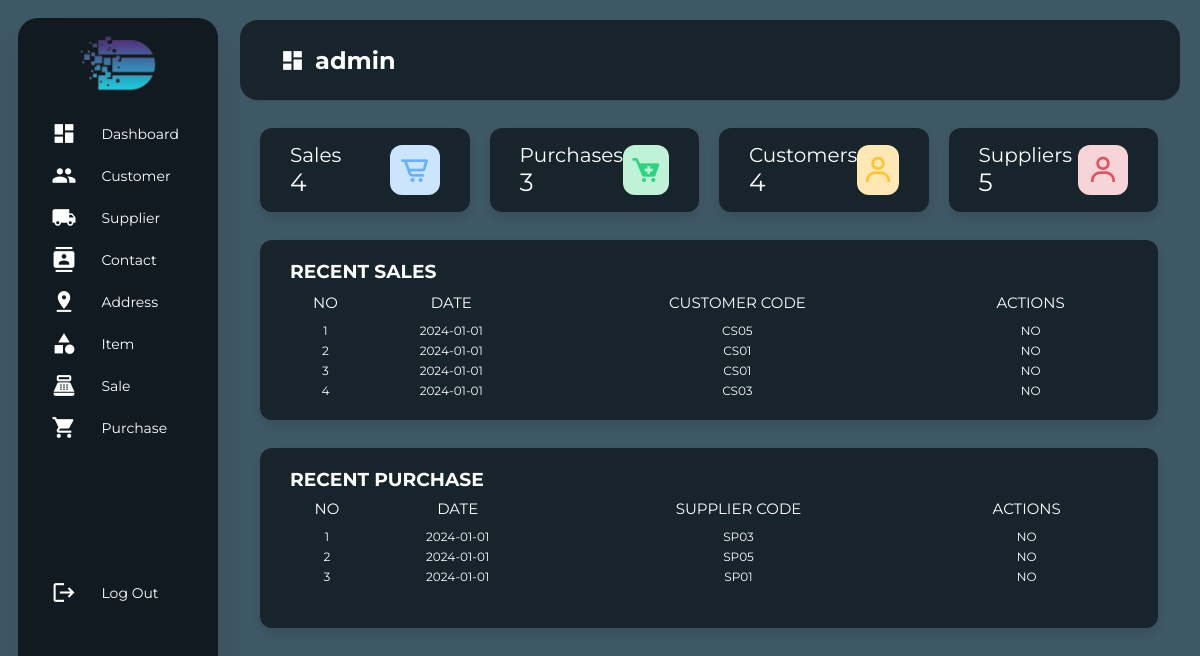
The app's page /view/viewDashboard.php (signed in) with its own data.
### tables this page shows
CREATE TABLE sale (
    id INT AUTO_INCREMENT PRIMARY KEY,
    tgl_sale DATE NOT NULL,
    customer_code VARCHAR(100) NOT NULL,
    FOREIGN KEY (customer_code) REFERENCES customer(code)
) ENGINE InnoDB;

CREATE TABLE purchase (
    id INT AUTO_INCREMENT PRIMARY KEY,
    tgl_purchase DATE NOT NULL,
    supplier_code VARCHAR(100) NOT NULL,
    FOREIGN KEY (supplier_code) REFERENCES supplier(code)
) ENGINE InnoDB;

### repository/getAllData.php (called while the page is built, shortened)
<?php
function getTotalSales()
{
    $connection = getConnection();
    $sql = "SELECT COUNT(*) AS total_sales FROM sale;";
    $result = $connection->query($sql);
    if ($result) {
        $row = $result->fetch();
        return $row ? $row['total_sales'] : 0;
    } else {
        return false;
    }
}
function getTotalPurchase()
{
    $connection = getConnection();
    $sql = "SELECT COUNT(*) AS total_purchase FROM purchase;";
    $result = $connection->query($sql);
    if ($result) {
        $row = $result->fetch();
        return $row ? $row['total_purchase'] : 0;
    } else {
        return false;
    }
}
function getTotalCustomer()
{
    $connection = getConnection();
    $sql = "SELECT COUNT(*) AS total_customer FROM customer";
    $result = $connection->query($sql);
    if ($result) {
        $row = $result->fetch();
        return $row ? $row['total_customer'] : 0;
    } else {
        return false;
    }
}
function getTotalSupplier()
{
    $connection = getConnection();
    $sql = "SELECT COUNT(*) AS total_supplier FROM supplier";
    $result = $connection->query($sql);
    if ($result) {
        $row = $result->fetch();
        return $row ? $row['total_supplier'] : 0;
    } else {
        return false;
    }
}
function getRecentSale():array
{
    $connection = getConnection();
    $sql = "SELECT * FROM sale ORDER BY id DESC LIMIT 4;";
    $result = $connection->query($sql);
    $array = [];
    while ($row = $result->fetch()) {
        $saleData = [
            'id' => $row['id'],
            'tgl_sale' => $row['tgl_sale'],
            'customer_code' => $row['customer_code']
        ];
        $array[] = $saleData;
    }
    return $array;
}
function getRecentPurchase():array
{
    $connection = getConnection();
    $sql = "SELECT * FROM purchase ORDER BY id DESC LIMIT 4;";
    $result = $connection->query($sql);
    $array = [];
    while ($row = $result->fetch()) {
        $saleData = [
            'id' => $row['id'],
            'tgl_purchase' => $row['tgl_purchase'],
            'supplier_code' => $row['supplier_code']
        ];
        $array[] = $saleData;
    }
    return $array;
}

### view/viewDashboard.php (the view, shortened to what this page needs)
<?php
require_once "../repository/getAllData.php";
$totalSales = getTotalSales();
$totalPurchase = getTotalPurchase();
$totalCustomer = getTotalCustomer();
$totalSupplier = getTotalSupplier();
$dataSale = getRecentSale();
$dataPurchase = getRecentPurchase();
?>
<!DOCTYPE html>
    <html lang="en">
    <head>
        <link rel="stylesheet" href="../assets/style/styleDashboard.css">
        <link href='https://unpkg.com/boxicons@2.0.7/css/boxicons.min.css' rel='stylesheet'>
    </head>
    <body>
        <div class="container">
            <div class="navigation">
                <nav class="sidebar">
                    <ul>
                        <li class="logo_app">
                            <img class="text_logo" src="../assets/image/logo.png" alt="text_logo">
                        </li>
                        <li>
                            <a href="viewDashboard.php">
                                <span class="material-icons">dashboard</span>
                                <span class="nav-name">Dashboard</span>
                            </a>
                        </li>
                        <li>
                            <a href="viewCustomer.php">
                                <span class="material-icons">people</span>
                                <span class="nav-name">Customer</span>
                            </a>
                        </li>
                        <li>
                            <a href="viewSupplier.php">
                                <span class="material-icons">local_shipping</span>
                                <span class="nav-name">Supplier</span>
                            </a>
                        </li>
                        <li>
                            <a href="viewContact.php">
                                <span class="material-icons">contacts</span>
                                <span class="nav-name">Contact</span>
                            </a>
                        </li>
                        <li>
                            <a href="viewAddress.php">
                                <span class="material-icons">pin_drop</span>
                                <span class="nav-name">Address</span>
                            </a>
                        </li>
                        <li>
                            <a href="viewItem.php">
                                <span class="material-icons">category</span>
                                <span class="nav-name">Item</span>
                            </a>
                        </li>
                        <li>
                            <a href="viewSale.php">
                                <span class="material-icons">point_of_sale</span>
                                <span class="nav-name">Sale</span>
                            </a>
                        </li>
                        <li>
                            <a href="viewPurchase.php">
                                <span class="material-icons">shopping_cart</span>
                                <span class="nav-name">Purchase</span>
                            </a>
                        </li>
                        <li>
                            <a href="../repository/logOut.php" class="btn-logout">
                                <span class="material-icons">logout</span>
                                <span class="nav-name">Log Out</span>
                            </a>
                        </li>
                    </ul>
                </nav>
            </div>
            <div class="content-container">
                <section class="home-section">
                    <nav>
                        <div class="sidebar-button">
                            <span class="material-icons">dashboard</span>
                            <span class="dashboard"><?=$_SESSION['username']?></span>
                        </div>
                    </nav>
                    <div class="home-content">
                        <div class="overview-boxes">
                            <div class="box">
                                <div class="right-side">
                                    <div class="box-topic">Sales</div>
                                    <div class="number"><?php echo $totalSales ?></div>
                                </div>
                                    <i class='bx bx-cart-alt cart one'></i>
                            </div>
                            <div class="box">
                                <div class="right-side">
                                    <div class="box-topic">Purchases</div>
                                    <div class="number"><?php echo $totalPurchase ?></div>
                                </div>
                                <i class='bx bxs-cart-add cart two' ></i>
                            </div>
                            <div class="box">
                                <div class="right-side">
                                    <div class="box-topic">Customers</div>
                                    <div class="number"><?php echo $totalCustomer ?></div>
                                </div>
                                <i class='bx bx-user cart three' ></i>
                            </div>
                            <div class="box">
                                <div class="right-side">
                                    <div class="box-topic">Suppliers</div>
                                    <div class="number"><?php echo $totalSupplier ?></div>
                                </div>
                                <i class='bx bx-user cart four' ></i>
                            </div>
                        </div>
                        <div class="sales-boxes">
                            <h3>RECENT SALES</h3>
                            <div class="table-wrapper">
                                <table>
                                    <tr>
                                        <th>NO</th>
                                        <th>DATE</th>
                                        <th>CUSTOMER CODE</th>
                                        <th>ACTIONS</th>
                                    </tr>
                                    <?php
                                    $counter = 1;
                                    foreach ($dataSale as $sale) { ?>
                                        <tr>
                                            <td><?= $counter ?></td>
                                            <td><?= $sale['tgl_sale'] ?></td>
                                            <td><?= $sale['customer_code']?></td>
                                            <td>NO</td>
                                        </tr>
                                        <?php $counter++;
                                    } ?>
                                </table>
                            </div>
                        </div>
                        <div class="purchase-boxes">
                            <h3>RECENT PURCHASE</h3>
                            <div class="table-wrapper">
                                <table>
                                    <tr>
                                        <th>NO</th>
                                        <th>DATE</th>
                                        <th>SUPPLIER CODE</th>
                                        <th>ACTIONS</th>
                                    </tr>
                                    <?php
                                    $counter = 1;
                                    foreach ($dataPurchase as $purchase) { ?>
                                        <tr>
                                            <td><?= $counter ?></td>
                                            <td><?= $purchase['tgl_purchase'] ?></td>
                                            <td><?= $purchase['supplier_code']?></td>
                                            <td>NO</td>
                                        </tr>
                                        <?php $counter++;
                                    } ?>
                                </table>
                            </div>
                        </div>
                    </div>
                </section>
            </div>
        </div>
    </body>
</html>

### assets/style/styleDashboard.css (style rules this page uses)
* { margin: 0; padding: 0; outline: none; border: none; text-decoration: none; box-sizing: border-box; font-family: 'Montserrat', Arial, sans-serif; }
html, body { height: 100%; background-color: #3F5865; margin: 0; color: white; }
.container { display: flex; height: 100%; overflow: hidden; }
.sidebar { height: 94.5%; width: 200px; overflow: hidden; box-shadow: 0 20px 35px rgba(0, 0, 0, 0.1); margin: 18px; border-radius: 20px; background-color: #111A20; position: fixed; }
.logo_app { display: flex; justify-content: center; }
.text_logo { padding-top: 15px; padding-bottom: 15px; width: 40%; height: 40%; }
a { color: white; font-size: 14px; display: flex; padding: 5px; margin: 7px 12px; align-items: center; }
.material-icons { font-size: 25px !important; margin-left: 10%; color: white; }
li .nav-name { margin-left: 15%; text-align: left; }
.content-container { flex: 1; margin: 10px 15px 10px 0; }
.home-section { position: relative; background: #3F5865; min-height: 100vh; width: calc(100% - 240px); left: 240px; transition: all 0.5s ease; }
.home-section nav { display: flex; justify-content: space-between; height: 80px; background: #17242C; align-items: center; position: fixed; right: 20px; border-radius: 18px; left: 240px; padding: 0 20px; margin-top: 10px; box-shadow: 0 1px 1px rgba(0, 0, 0, 0.1); transition: all 0.5s ease; }
.dashboard { margin-left: 10px; }
.home-section nav .sidebar-button { display: flex; align-items: center; font-size: 24px; font-weight: bold; width: 200px; }
.home-section .home-content { position: relative; padding-top: 104px; }
.home-content .overview-boxes { display: flex; align-items: center; justify-content: space-between; flex-wrap: wrap; padding: 0 20px; margin-top: 14px; margin-bottom: 28px; margin-right: 7px; }
.overview-boxes .box { display: flex; align-items: center; justify-content: space-between; width: calc(100% / 4 - 15px); background: #17242C; padding: 15px 30px; border-radius: 12px; box-shadow: 0 5px 10px rgba(0,0,0,0.1); }
.overview-boxes .box-topic { font-size: 20px; }
.home-content .box .number { display: inline-block; font-size: 25px; }
.home-content .box .cart { display: inline-block; font-size: 32px; height: 50px; width: 50px; line-height: 50px; text-align: center; border-radius: 12px; }
.home-content .box .cart.one { color: #66b0ff; background: #cce5ff; }
.home-content .box .cart.two { color: #2BD47D; background: #C0F2D8; }
.home-content .box .cart.three { color: #ffc233; background: #ffe8b3; }
.home-content .box .cart.four { color: #e05260; background: #f7d4d7; }
.home-content .sales-boxes { display: flex; justify-content: space-between }
.sales-boxes, .purchase-boxes { display: flex; flex-direction: column; max-width: 95.5%; height: 180px; background: #17242C; padding: 20px 30px; margin: 0 27px 0 20px; border-radius: 12px; box-shadow: 0 5px 10px rgba(0, 0, 0, 0.1); }
.table-wrapper { max-height: fit-content; }
table { width: 100%; border-collapse: collapse; }
table th { position: sticky; top: 0; background-color: #17242C; color: white; text-align: center; font-weight: normal; font-size: 15px; height: 35px; }
table td { text-align: center; font-size: 12px; color: white; height: 20px; }
.purchase-boxes { margin-top: 28px; }
.btn-logout { margin-top: 130px; }

### records on screen
sale: tgl_sale "2024-01-01", customer_code "CS05"
sale: tgl_sale "2024-01-01", customer_code "CS01"
sale: tgl_sale "2024-01-01", customer_code "CS01"
sale: tgl_sale "2024-01-01", customer_code "CS03"
purchase: tgl_purchase "2024-01-01", supplier_code "SP03"
purchase: tgl_purchase "2024-01-01", supplier_code "SP05"
purchase: tgl_purchase "2024-01-01", supplier_code "SP01"

### other values on screen
$_SESSION['username'] "admin"
$totalSales "4"
$totalPurchase "3"
$totalCustomer "4"
$totalSupplier "5"
